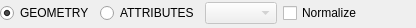
<?xml version="1.0" encoding="UTF-8"?>
<ui version="4.0">
 <class>Form</class>
 <widget class="QWidget" name="Form">
  <property name="enabled">
   <bool>true</bool>
  </property>
  <property name="geometry">
   <rect>
    <x>0</x>
    <y>0</y>
    <width>416</width>
    <height>28</height>
   </rect>
  </property>
  <property name="sizePolicy">
   <sizepolicy hsizetype="Preferred" vsizetype="Expanding">
    <horstretch>0</horstretch>
    <verstretch>0</verstretch>
   </sizepolicy>
  </property>
  <property name="windowTitle">
   <string>Form</string>
  </property>
  <layout class="QGridLayout" name="gridLayout">
   <property name="leftMargin">
    <number>0</number>
   </property>
   <property name="topMargin">
    <number>0</number>
   </property>
   <property name="bottomMargin">
    <number>2</number>
   </property>
   <item row="0" column="3">
    <widget class="QgsCheckableComboBox" name="fieldCB">
     <property name="enabled">
      <bool>false</bool>
     </property>
     <property name="sizePolicy">
      <sizepolicy hsizetype="Expanding" vsizetype="Fixed">
       <horstretch>0</horstretch>
       <verstretch>0</verstretch>
      </sizepolicy>
     </property>
    </widget>
   </item>
   <item row="0" column="1">
    <widget class="QRadioButton" name="geom">
     <property name="enabled">
      <bool>true</bool>
     </property>
     <property name="text">
      <string>GEOMETRY</string>
     </property>
     <property name="checked">
      <bool>true</bool>
     </property>
     <attribute name="buttonGroup">
      <string notr="true">buttonGroup</string>
     </attribute>
    </widget>
   </item>
   <item row="0" column="2">
    <widget class="QRadioButton" name="attrsRB">
     <property name="enabled">
      <bool>true</bool>
     </property>
     <property name="text">
      <string>ATTRIBUTES</string>
     </property>
     <attribute name="buttonGroup">
      <string notr="true">buttonGroup</string>
     </attribute>
    </widget>
   </item>
   <item row="0" column="4">
    <widget class="QCheckBox" name="checkBox">
     <property name="text">
      <string>Normalize</string>
     </property>
    </widget>
   </item>
   <item row="0" column="5">
    <spacer name="horizontalSpacer">
     <property name="orientation">
      <enum>Qt::Horizontal</enum>
     </property>
     <property name="sizeHint" stdset="0">
      <size>
       <width>40</width>
       <height>20</height>
      </size>
     </property>
    </spacer>
   </item>
  </layout>
 </widget>
 <customwidgets>
  <customwidget>
   <class>QgsCheckableComboBox</class>
   <extends>QComboBox</extends>
   <header>qgscheckablecombobox.h</header>
  </customwidget>
 </customwidgets>
 <resources/>
 <connections/>
 <buttongroups>
  <buttongroup name="buttonGroup"/>
 </buttongroups>
</ui>
